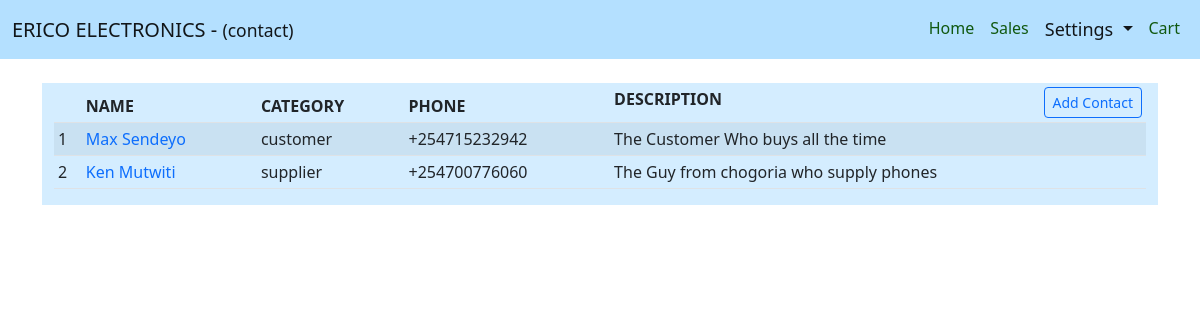
Page /contact/ on the committed database.
### users/models.py (models this page shows, shortened)
class Contact(models.Model):
    CATEGORY_CHOICES = [
        ("customer", "Customer"),
        ("supplier", "Supplier")
    ]
    name = models.CharField(max_length=300)
    category = models.CharField(max_length=20, choices=CATEGORY_CHOICES)
    phone = models.CharField(max_length=13, unique=True)
    description = models.TextField(null=True, blank=True)

### website/views.py (the view)
# urls.py: path("contact/", views.contact, name="contact-page"),
def contact(request):
    context = {
        "tab":"settings",
        "subtab":"contact",
        "contacts": Contact.objects.all()
    }
    return render(request, "website/contact.html", context)

### website/templates/website/contact.html
{% extends 'website/extends/structure.html' %}
{% block structure %}
{% if contacts %}
<div class="contact row m-auto mt-4">
    <div class="col phone">
        <table class="table table-sm table-striped table-hover table-responsive">
            <thead>
                <tr>
                    <th></th>
                    <th>NAME</th>
                    <th>CATEGORY</th>
                    <th>PHONE</th>
                    <th>DESCRIPTION<button type="button" class="float-end btn btn-sm btn-outline-primary">Add Contact</button></th>
                </tr>
            </thead>
            <tbody>
                {% for contact in contacts %}
                <tr>
                    <td>{{ contact.id }}</td>
                    <td><a href="" class="text-decoration-none">{{ contact.name }}</a></td>
                    <td>{{ contact.category }}</td>
                    <td>{{ contact.phone }}</td>
                    <td>{{ contact.description }}</td>
                </tr>
                {% endfor %}
            </tbody>
        </table>
    </div>
</div>
{% else %}
    <center>No Contacts Available</center>
{% endif %}
{% endblock structure %}

### website/static/website/style.css (style rules this page uses)
.phone { background-color: #b4e0ff90; }

### rows in the picture
Contact: id "1", name "Max Sendeyo", category "customer", phone "+254715232942", description "The Customer Who buys all the time"
Contact: id "2", name "Ken Mutwiti", category "supplier", phone "+254700776060", description "The Guy from chogoria who supply phones"

### other values in the picture
{{ subtab }} "contact"
